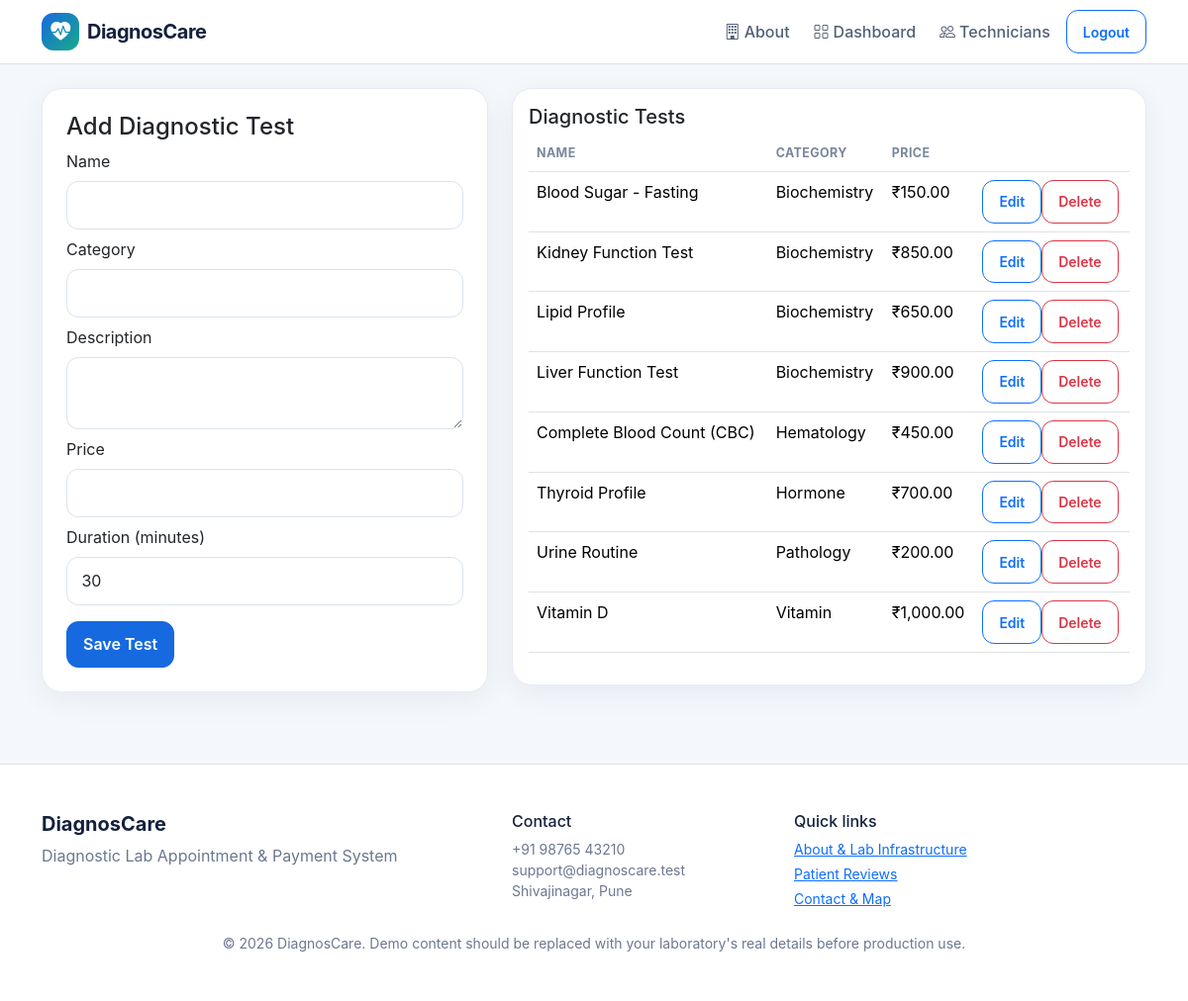
The page /admin/tests.php (signed in) on the database its author committed.
### tables this page shows
CREATE TABLE diagnostic_tests (
    id INT AUTO_INCREMENT PRIMARY KEY,
    name VARCHAR(120) NOT NULL,
    category VARCHAR(80) NOT NULL,
    description TEXT,
    price DECIMAL(10,2) NOT NULL DEFAULT 0,
    duration_minutes INT NOT NULL DEFAULT 30,
    created_at TIMESTAMP DEFAULT CURRENT_TIMESTAMP
);

### config/app.php (called while the page is built, shortened)
<?php
function e($value) { return htmlspecialchars((string)$value, ENT_QUOTES, 'UTF-8'); }
function logged_in() { return !empty($_SESSION['user']); }
function user() { return $_SESSION['user'] ?? null; }
function money($n) { return '₹'.number_format((float)$n,2); }

### admin/tests.php (the view, shortened to what this page needs)
<?php
require '../config/app.php';require_role('admin');$title='Manage Tests';$basePath='../';
$edit=null;if(isset($_GET['edit'])){$st=$pdo->prepare("SELECT * FROM diagnostic_tests WHERE id=?");$st->execute([(int)$_GET['edit']]);$edit=$st->fetch();}
$tests=$pdo->query("SELECT * FROM diagnostic_tests ORDER BY category,name")->fetchAll();require '../partials/header.php';?>
<div class="row g-4"><div class="col-lg-5"><div class="card p-4"><h4><?= $edit?'Edit':'Add' ?> Diagnostic Test</h4><form method="post">
<label class="form-label">Name</label><input class="form-control mb-2" name="name" required value="<?=e($edit['name']??'')?>"><label class="form-label">Category</label><input class="form-control mb-2" name="category" required value="<?=e($edit['category']??'')?>"><label class="form-label">Description</label><textarea class="form-control mb-2" name="description"><?=e($edit['description']??'')?></textarea><label class="form-label">Price</label><input class="form-control mb-2" type="number" step="0.01" name="price" required value="<?=e($edit['price']??'')?>"><label class="form-label">Duration (minutes)</label><input class="form-control mb-3" type="number" name="duration" required value="<?=e($edit['duration_minutes']??30)?>"><button class="btn btn-primary">Save Test</button> <?php if($edit):?><a class="btn btn-light" href="tests.php">Cancel</a><?php endif;?></form></div></div>
<div class="col-lg-7"><div class="card p-3"><h5>Diagnostic Tests</h5><div class="table-responsive"><table class="table"><thead><tr><th>Name</th><th>Category</th><th>Price</th><th></th></tr></thead><tbody><?php foreach($tests as $t):?><tr><td><?=e($t['name'])?></td><td><?=e($t['category'])?></td><td><?=money($t['price'])?></td><td><a href="?edit=<?=$t['id']?>" class="btn btn-sm btn-outline-primary">Edit</a><form class="d-inline" method="post"><input type="hidden" name="csrf" value="<?=e(csrf_token())?>"><input type="hidden" name="action" value="delete"><input type="hidden" name="id" value="<?=$t['id']?>"><button data-confirm="Delete this test?" class="btn btn-sm btn-outline-danger">Delete</button></form></td></tr><?php endforeach;?></tbody></table></div></div></div></div>
<?php require '../partials/footer.php'; ?>

### partials/header.php (shortened to what this page needs)
<?php require_once __DIR__ . '/../config/app.php'; ?>
<!doctype html><html lang="en"><head><meta charset="utf-8"><meta name="viewport" content="width=device-width, initial-scale=1">
<title><?= e($title ?? 'DiagnosCare') ?></title><link href="https://cdn.jsdelivr.net/npm/bootstrap@5.3.3/dist/css/bootstrap.min.css" rel="stylesheet"><link href="https://cdn.jsdelivr.net/npm/bootstrap-icons@1.11.3/font/bootstrap-icons.css" rel="stylesheet"><link href="<?= $basePath ?? '' ?>assets/css/style.css" rel="stylesheet"></head><body>
<nav class="navbar navbar-expand-lg border-bottom sticky-top"><div class="container"><a class="navbar-brand fw-bold d-flex align-items-center" href="<?= $basePath ?? '' ?>index.php"><span class="brand-mark"><i class="bi bi-heart-pulse-fill"></i></span>DiagnosCare</a><button class="navbar-toggler" data-bs-toggle="collapse" data-bs-target="#nav"><span class="navbar-toggler-icon"></span></button><div class="collapse navbar-collapse" id="nav"><ul class="navbar-nav ms-auto align-items-lg-center gap-lg-2">
<li><a class="nav-link" href="<?= $basePath ?? '' ?>about.php"><i class="bi bi-building me-1"></i>About</a></li>
<?php if(logged_in()): ?>
<li><a class="nav-link" href="/diagnostic_lab/<?= user()['role']==='admin'?'admin/dashboard.php':(user()['role']==='technician'?'technician/dashboard.php':(user()['role']==='staff'?'staff/dashboard.php':'patient/dashboard.php')) ?>"><i class="bi bi-grid me-1"></i>Dashboard</a></li>
<?php if(user()['role']==='admin'): ?><li><a class="nav-link" href="/diagnostic_lab/admin/technicians.php"><i class="bi bi-people me-1"></i>Technicians</a></li><?php endif; ?>
<li><a class="btn btn-outline-primary btn-sm" href="<?= $basePath ?? '' ?>logout.php">Logout</a></li>
<?php endif; ?>
</ul></div></div></nav><main class="container py-4"><?php show_flash(); ?>

### partials/footer.php
</main>
<footer class="border-top bg-white py-5 mt-5"><div class="container"><div class="row g-4"><div class="col-lg-5"><h5 class="fw-bold">DiagnosCare</h5><p class="text-muted mb-0">Diagnostic Lab Appointment & Payment System</p></div><div class="col-sm-4 col-lg-3"><h6>Contact</h6><div class="small text-muted">+91 98765 43210<br>support@diagnoscare.test<br>Shivajinagar, Pune</div></div><div class="col-sm-8 col-lg-4"><h6>Quick links</h6><a class="small d-block mb-1" href="<?= $basePath ?? '' ?>about.php">About & Lab Infrastructure</a><a class="small d-block mb-1" href="<?= $basePath ?? '' ?>index.php#reviews">Patient Reviews</a><a class="small d-block" href="<?= $basePath ?? '' ?>index.php#contact">Contact & Map</a></div></div><div class="text-center text-muted small mt-4">© <?=date('Y')?> DiagnosCare. Demo content should be replaced with your laboratory's real details before production use.</div></div></footer>
<script src="https://cdn.jsdelivr.net/npm/bootstrap@5.3.3/dist/js/bootstrap.bundle.min.js"></script><script src="<?= $basePath ?? '' ?>assets/js/app.js"></script></body></html>

### assets/css/style.css (style rules this page uses)
:root { --primary:#1769e0;--primary2:#0b4fbd;--ink:#14213d;--muted:#6b7890;--bg:#f4f7fb;--line:#e6ebf2 }
* { box-sizing:border-box }
html { scroll-behavior:smooth }
body { background:var(--bg);color:var(--ink);font-family:Inter,system-ui,-apple-system,"Segoe UI",sans-serif }
.navbar { background:rgba(255,255,255,.96)!important;backdrop-filter:blur(12px) }
.navbar-brand { color:var(--ink)!important;letter-spacing:-.5px }
.brand-mark { display:inline-grid;place-items:center;width:38px;height:38px;border-radius:12px;background:linear-gradient(135deg,#1769e0,#19aa8a);color:#fff;margin-right:8px }
.nav-link { font-weight:500;color:#526078 }
.card { border:1px solid var(--line);border-radius:20px;box-shadow:0 8px 30px rgba(25,45,80,.06);background:#fff }
.text-muted { color:var(--muted)!important }
.btn { border-radius:12px;font-weight:600;padding:.65rem 1rem }
.btn-primary { background:var(--primary);border-color:var(--primary) }
.form-control,.form-select { border-radius:12px;border-color:#dbe3ee;padding:.72rem .9rem }
.table thead th { font-size:.78rem;text-transform:uppercase;letter-spacing:.4px;color:#7a879b }
body { overflow-x:hidden }

### rows shown on the page
diagnostic_tests: name "Blood Sugar - Fasting", category "Biochemistry", price "₹150.00"
diagnostic_tests: name "Kidney Function Test", category "Biochemistry", price "₹850.00"
diagnostic_tests: name "Lipid Profile", category "Biochemistry", price "₹650.00"
diagnostic_tests: name "Liver Function Test", category "Biochemistry", price "₹900.00"
diagnostic_tests: name "Complete Blood Count (CBC)", category "Hematology", price "₹450.00"
diagnostic_tests: name "Thyroid Profile", category "Hormone", price "₹700.00"
diagnostic_tests: name "Urine Routine", category "Pathology", price "₹200.00"
diagnostic_tests: name "Vitamin D", category "Vitamin", price "₹1,000.00"
